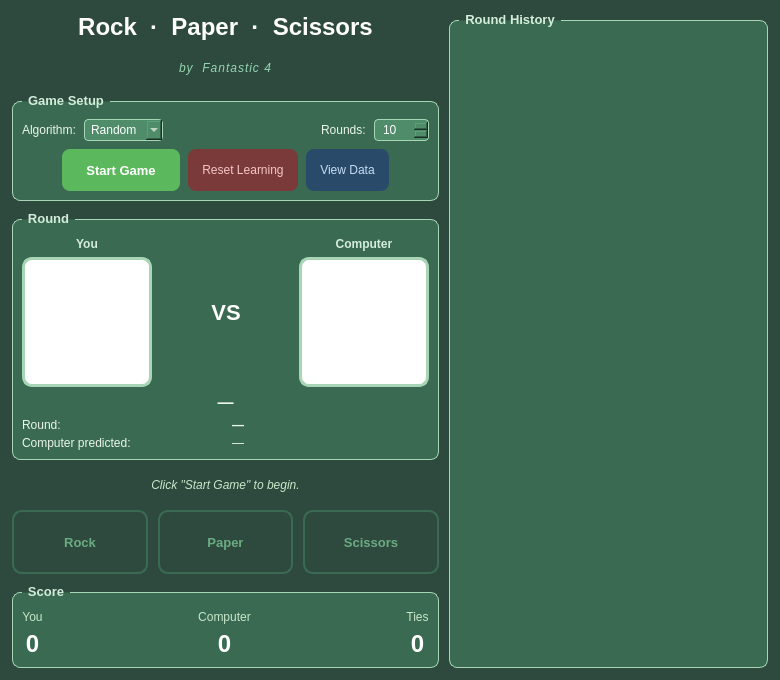
<?xml version="1.0" encoding="UTF-8"?>
<ui version="4.0">
 <class>MainWindow</class>
 <widget class="QMainWindow" name="MainWindow">
  <property name="geometry">
   <rect><x>0</x><y>0</y><width>780</width><height>680</height></rect>
  </property>
  <property name="minimumSize">
   <size><width>780</width><height>680</height></size>
  </property>
  <property name="windowTitle">
   <string>Rock Paper Scissors — Fantastic 4</string>
  </property>

  <widget class="QWidget" name="centralwidget">
   <property name="styleSheet">
    <string>QWidget#centralwidget { background-color: #2e4a3e; }
QGroupBox {
    font-weight: bold; font-size: 13px;
    border: 1px solid #a8d5b5; border-radius: 8px;
    margin-top: 8px; padding-top: 8px;
    color: #ffffff; background-color: #3a6b52;
}
QGroupBox::title { subcontrol-origin: margin; left: 10px; padding: 0 4px; color: #d4edda; }
QLabel { color: #eaf5ec; }
QLabel#titleLabel { font-size: 24px; font-weight: bold; color: #ffffff; }
QLabel#teamLabel { font-size: 12px; color: #95d5b2; font-style: italic; letter-spacing: 1px; }
QLabel#statusLabel { font-size: 12px; color: #c8e6c9; font-style: italic; }
QLabel#vsLabel { font-size: 22px; font-weight: bold; color: #ffffff; }
QLabel#humanHandLabel, QLabel#computerHandLabel {
    background-color: #ffffff; border-radius: 10px; border: 3px solid #a8d5b5;
}
QLabel#humanNameLabel, QLabel#computerNameLabel { font-size: 12px; color: #d4edda; font-weight: bold; }
QLabel#winnerLabel { font-size: 16px; font-weight: bold; }
QPushButton#rockButton, QPushButton#paperButton, QPushButton#scissorsButton {
    font-size: 13px; font-weight: bold; min-height: 60px;
    border-radius: 10px; border: 2px solid #6aab82;
    background-color: #3a6b52; color: #aaaaaa;
}
QPushButton#rockButton:enabled, QPushButton#paperButton:enabled, QPushButton#scissorsButton:enabled {
    background-color: #4e8c6a; border-color: #a8d5b5; color: #ffffff;
}
QPushButton#rockButton:hover, QPushButton#paperButton:hover, QPushButton#scissorsButton:hover {
    background-color: #5fa37c; border-color: #ffffff;
}
QPushButton#rockButton:disabled, QPushButton#paperButton:disabled, QPushButton#scissorsButton:disabled {
    color: #6aab82; border-color: #3a6b52; background-color: #2e4a3e;
}
QPushButton#startButton {
    font-size: 13px; font-weight: bold; min-height: 34px;
    background-color: #5cb85c; color: #ffffff;
    border-radius: 8px; border: none; padding: 4px 24px;
}
QPushButton#startButton:hover { background-color: #4cae4c; }
QPushButton#startButton:disabled { background-color: #6aab82; color: #c8e6c9; }
QPushButton#resetLearningButton {
    font-size: 12px; min-height: 34px;
    background-color: #7a3a3a; color: #f5c6c6;
    border-radius: 8px; border: none; padding: 4px 14px;
}
QPushButton#resetLearningButton:hover { background-color: #a04444; }
QPushButton#resetLearningButton:disabled { background-color: #4a2a2a; color: #7a5a5a; }
QPushButton#viewDataButton {
    font-size: 12px; min-height: 34px;
    background-color: #2a4a6a; color: #c6ddf5;
    border-radius: 8px; border: none; padding: 4px 14px;
}
QPushButton#viewDataButton:hover { background-color: #3a6a9a; }
QComboBox, QSpinBox {
    background-color: #4e8c6a; color: #ffffff;
    border: 1px solid #a8d5b5; border-radius: 4px; padding: 2px 6px;
}
QComboBox QAbstractItemView { background-color: #4e8c6a; color: #ffffff; }
QLabel#humanScoreLabel, QLabel#computerScoreLabel, QLabel#tiesLabel {
    font-size: 24px; font-weight: bold; color: #ffffff;
}
QLabel#humanScoreTitleLbl, QLabel#computerScoreTitleLbl, QLabel#tiesTitleLbl {
    font-size: 12px; color: #c8e6c9;
}
QScrollArea { border: none; background-color: transparent; }
QWidget#historyContainer { background-color: transparent; }
</string>
   </property>

   <layout class="QHBoxLayout" name="rootLayout">
    <property name="spacing"><number>10</number></property>
    <property name="leftMargin"><number>12</number></property>
    <property name="topMargin"><number>12</number></property>
    <property name="rightMargin"><number>12</number></property>
    <property name="bottomMargin"><number>12</number></property>

    <!-- LEFT: game panel -->
    <item>
     <layout class="QVBoxLayout" name="leftPanel">
      <property name="spacing"><number>10</number></property>

      <item>
       <widget class="QLabel" name="titleLabel">
        <property name="text"><string>Rock  ·  Paper  ·  Scissors</string></property>
        <property name="alignment"><set>Qt::AlignCenter</set></property>
       </widget>
      </item>
      <item>
       <widget class="QLabel" name="teamLabel">
        <property name="text"><string>by  Fantastic 4</string></property>
        <property name="alignment"><set>Qt::AlignCenter</set></property>
       </widget>
      </item>

      <item>
       <widget class="QGroupBox" name="setupGroup">
        <property name="title"><string>Game Setup</string></property>
        <layout class="QVBoxLayout" name="setupVLayout">
         <property name="spacing"><number>8</number></property>
         <item>
          <layout class="QHBoxLayout" name="setupRow1">
           <item>
            <widget class="QLabel" name="algoLabel">
             <property name="text"><string>Algorithm:</string></property>
            </widget>
           </item>
           <item>
            <widget class="QComboBox" name="algorithmCombo">
             <property name="minimumWidth"><number>110</number></property>
             <item><property name="text"><string>Random</string></property></item>
             <item><property name="text"><string>Smart</string></property></item>
            </widget>
           </item>
           <item>
            <spacer name="setupSp1">
             <property name="orientation"><enum>Qt::Horizontal</enum></property>
             <property name="sizeHint" stdset="0"><size><width>20</width><height>0</height></size></property>
            </spacer>
           </item>
           <item>
            <widget class="QLabel" name="roundsLabel">
             <property name="text"><string>Rounds:</string></property>
            </widget>
           </item>
           <item>
            <widget class="QSpinBox" name="roundsSpinBox">
             <property name="minimum"><number>1</number></property>
             <property name="maximum"><number>100</number></property>
             <property name="value"><number>10</number></property>
             <property name="minimumWidth"><number>60</number></property>
            </widget>
           </item>
          </layout>
         </item>
         <item>
          <layout class="QHBoxLayout" name="setupRow2">
           <item>
            <spacer name="setupSp2">
             <property name="orientation"><enum>Qt::Horizontal</enum></property>
             <property name="sizeHint" stdset="0"><size><width>40</width><height>0</height></size></property>
            </spacer>
           </item>
           <item>
            <widget class="QPushButton" name="startButton">
             <property name="text"><string>Start Game</string></property>
            </widget>
           </item>
           <item>
            <widget class="QPushButton" name="resetLearningButton">
             <property name="text"><string>Reset Learning</string></property>
             <property name="toolTip"><string>Delete saved frequency data so the Smart algorithm starts fresh</string></property>
            </widget>
           </item>
           <item>
            <widget class="QPushButton" name="viewDataButton">
             <property name="text"><string>View Data</string></property>
             <property name="toolTip"><string>Show current frequency learning data</string></property>
            </widget>
           </item>
           <item>
            <spacer name="setupSp3">
             <property name="orientation"><enum>Qt::Horizontal</enum></property>
             <property name="sizeHint" stdset="0"><size><width>40</width><height>0</height></size></property>
            </spacer>
           </item>
          </layout>
         </item>
        </layout>
       </widget>
      </item>

      <item>
       <widget class="QGroupBox" name="roundGroup">
        <property name="title"><string>Round</string></property>
        <layout class="QVBoxLayout" name="roundVLayout">
         <property name="spacing"><number>6</number></property>
         <item>
          <layout class="QHBoxLayout" name="handsRow">
           <item>
            <layout class="QVBoxLayout" name="humanCol">
             <item>
              <widget class="QLabel" name="humanNameLabel">
               <property name="text"><string>You</string></property>
               <property name="alignment"><set>Qt::AlignCenter</set></property>
              </widget>
             </item>
             <item>
              <widget class="QLabel" name="humanHandLabel">
               <property name="text"><string></string></property>
               <property name="minimumSize"><size><width>130</width><height>130</height></size></property>
               <property name="maximumSize"><size><width>130</width><height>130</height></size></property>
               <property name="alignment"><set>Qt::AlignCenter</set></property>
              </widget>
             </item>
            </layout>
           </item>
           <item>
            <spacer name="handsSp1">
             <property name="orientation"><enum>Qt::Horizontal</enum></property>
             <property name="sizeHint" stdset="0"><size><width>10</width><height>0</height></size></property>
            </spacer>
           </item>
           <item>
            <widget class="QLabel" name="vsLabel">
             <property name="text"><string>VS</string></property>
             <property name="alignment"><set>Qt::AlignCenter</set></property>
            </widget>
           </item>
           <item>
            <spacer name="handsSp2">
             <property name="orientation"><enum>Qt::Horizontal</enum></property>
             <property name="sizeHint" stdset="0"><size><width>10</width><height>0</height></size></property>
            </spacer>
           </item>
           <item>
            <layout class="QVBoxLayout" name="computerCol">
             <item>
              <widget class="QLabel" name="computerNameLabel">
               <property name="text"><string>Computer</string></property>
               <property name="alignment"><set>Qt::AlignCenter</set></property>
              </widget>
             </item>
             <item>
              <widget class="QLabel" name="computerHandLabel">
               <property name="text"><string></string></property>
               <property name="minimumSize"><size><width>130</width><height>130</height></size></property>
               <property name="maximumSize"><size><width>130</width><height>130</height></size></property>
               <property name="alignment"><set>Qt::AlignCenter</set></property>
              </widget>
             </item>
            </layout>
           </item>
          </layout>
         </item>
         <item>
          <widget class="QLabel" name="winnerLabel">
           <property name="text"><string>—</string></property>
           <property name="alignment"><set>Qt::AlignCenter</set></property>
           <property name="font"><font><bold>true</bold></font></property>
          </widget>
         </item>
         <item>
          <layout class="QGridLayout" name="roundDetailsGrid">
           <property name="verticalSpacing"><number>4</number></property>
           <property name="horizontalSpacing"><number>12</number></property>
           <item row="0" column="0">
            <widget class="QLabel" name="roundTitleLbl">
             <property name="text"><string>Round:</string></property>
            </widget>
           </item>
           <item row="0" column="1">
            <widget class="QLabel" name="roundLabel">
             <property name="text"><string>—</string></property>
             <property name="font"><font><bold>true</bold></font></property>
            </widget>
           </item>
           <item row="1" column="0">
            <widget class="QLabel" name="predictionTitleLbl">
             <property name="text"><string>Computer predicted:</string></property>
            </widget>
           </item>
           <item row="1" column="1">
            <widget class="QLabel" name="predictionLabel">
             <property name="text"><string>—</string></property>
            </widget>
           </item>
          </layout>
         </item>
        </layout>
       </widget>
      </item>

      <item>
       <widget class="QLabel" name="statusLabel">
        <property name="text"><string>Click "Start Game" to begin.</string></property>
        <property name="alignment"><set>Qt::AlignCenter</set></property>
       </widget>
      </item>

      <item>
       <layout class="QHBoxLayout" name="choiceLayout">
        <property name="spacing"><number>10</number></property>
        <item>
         <widget class="QPushButton" name="rockButton">
          <property name="text"><string>Rock</string></property>
          <property name="enabled"><bool>false</bool></property>
         </widget>
        </item>
        <item>
         <widget class="QPushButton" name="paperButton">
          <property name="text"><string>Paper</string></property>
          <property name="enabled"><bool>false</bool></property>
         </widget>
        </item>
        <item>
         <widget class="QPushButton" name="scissorsButton">
          <property name="text"><string>Scissors</string></property>
          <property name="enabled"><bool>false</bool></property>
         </widget>
        </item>
       </layout>
      </item>

      <item>
       <widget class="QGroupBox" name="scoreGroup">
        <property name="title"><string>Score</string></property>
        <layout class="QHBoxLayout" name="scoreLayout">
         <item>
          <layout class="QVBoxLayout" name="humanScoreCol">
           <item>
            <widget class="QLabel" name="humanScoreTitleLbl">
             <property name="text"><string>You</string></property>
             <property name="alignment"><set>Qt::AlignCenter</set></property>
            </widget>
           </item>
           <item>
            <widget class="QLabel" name="humanScoreLabel">
             <property name="text"><string>0</string></property>
             <property name="alignment"><set>Qt::AlignCenter</set></property>
            </widget>
           </item>
          </layout>
         </item>
         <item>
          <spacer name="scoreSp1">
           <property name="orientation"><enum>Qt::Horizontal</enum></property>
           <property name="sizeHint" stdset="0"><size><width>20</width><height>0</height></size></property>
          </spacer>
         </item>
         <item>
          <layout class="QVBoxLayout" name="computerScoreCol">
           <item>
            <widget class="QLabel" name="computerScoreTitleLbl">
             <property name="text"><string>Computer</string></property>
             <property name="alignment"><set>Qt::AlignCenter</set></property>
            </widget>
           </item>
           <item>
            <widget class="QLabel" name="computerScoreLabel">
             <property name="text"><string>0</string></property>
             <property name="alignment"><set>Qt::AlignCenter</set></property>
            </widget>
           </item>
          </layout>
         </item>
         <item>
          <spacer name="scoreSp2">
           <property name="orientation"><enum>Qt::Horizontal</enum></property>
           <property name="sizeHint" stdset="0"><size><width>20</width><height>0</height></size></property>
          </spacer>
         </item>
         <item>
          <layout class="QVBoxLayout" name="tiesCol">
           <item>
            <widget class="QLabel" name="tiesTitleLbl">
             <property name="text"><string>Ties</string></property>
             <property name="alignment"><set>Qt::AlignCenter</set></property>
            </widget>
           </item>
           <item>
            <widget class="QLabel" name="tiesLabel">
             <property name="text"><string>0</string></property>
             <property name="alignment"><set>Qt::AlignCenter</set></property>
            </widget>
           </item>
          </layout>
         </item>
        </layout>
       </widget>
      </item>

     </layout>
    </item>

    <!-- RIGHT: history panel -->
    <item>
     <widget class="QGroupBox" name="historyGroup">
      <property name="title"><string>Round History</string></property>
      <property name="minimumWidth"><number>200</number></property>
      <property name="maximumWidth"><number>220</number></property>
      <layout class="QVBoxLayout" name="historyGroupLayout">
       <property name="spacing"><number>0</number></property>
       <property name="leftMargin"><number>4</number></property>
       <property name="topMargin"><number>4</number></property>
       <property name="rightMargin"><number>4</number></property>
       <property name="bottomMargin"><number>4</number></property>
       <item>
        <widget class="QScrollArea" name="historyScrollArea">
         <property name="widgetResizable"><bool>true</bool></property>
         <property name="horizontalScrollBarPolicy"><enum>Qt::ScrollBarAlwaysOff</enum></property>
         <widget class="QWidget" name="historyContainer">
          <property name="objectName"><string>historyContainer</string></property>
          <layout class="QVBoxLayout" name="historyLayout">
           <property name="spacing"><number>6</number></property>
           <property name="leftMargin"><number>4</number></property>
           <property name="topMargin"><number>4</number></property>
           <property name="rightMargin"><number>4</number></property>
           <property name="bottomMargin"><number>4</number></property>
           <item>
            <spacer name="historySpacer">
             <property name="orientation"><enum>Qt::Vertical</enum></property>
             <property name="sizeHint" stdset="0"><size><width>0</width><height>40</height></size></property>
            </spacer>
           </item>
          </layout>
         </widget>
        </widget>
       </item>
      </layout>
     </widget>
    </item>

   </layout>
  </widget>
 </widget>
</ui>
